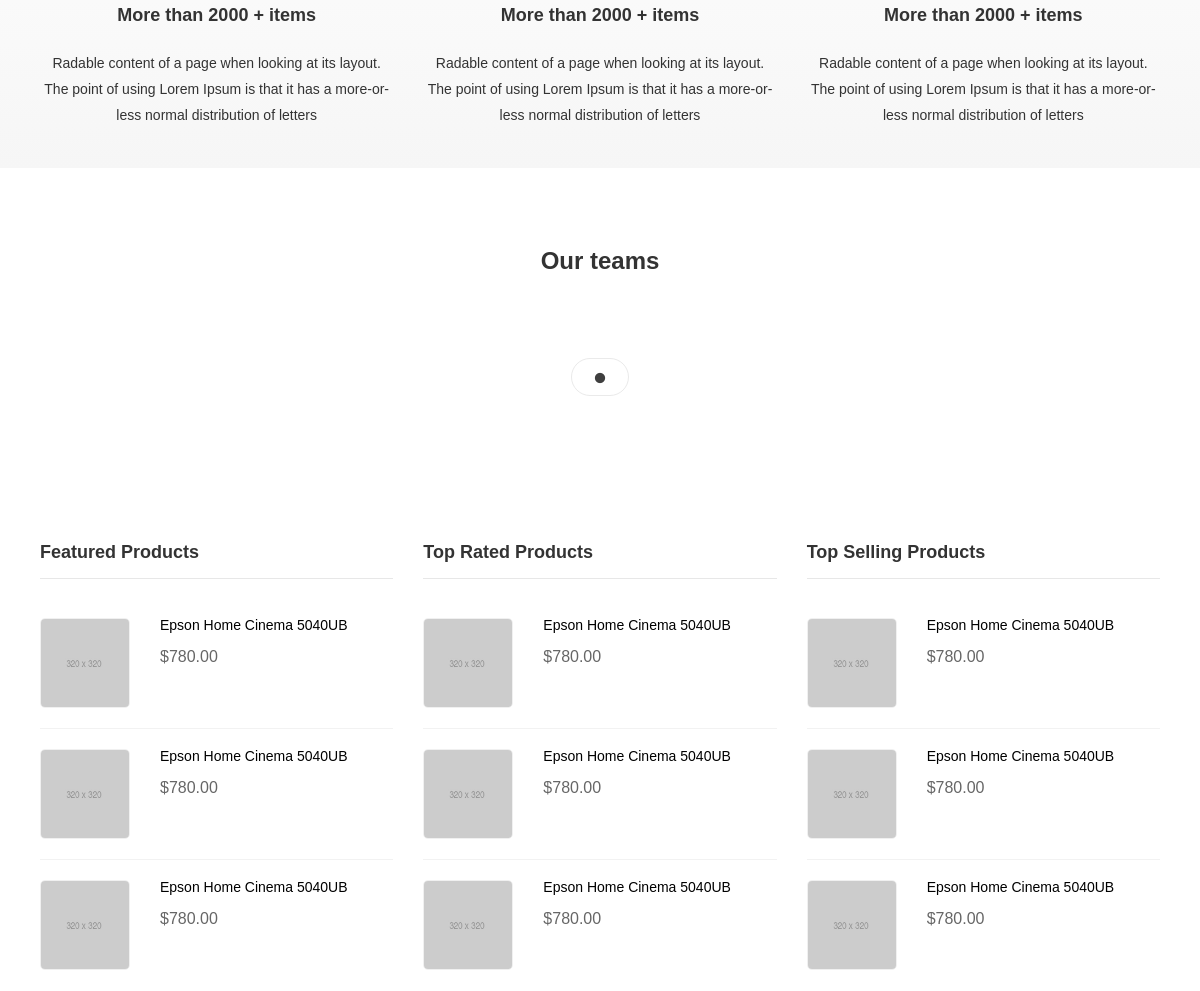
Page /about/ (middle part) on the earlier database version.
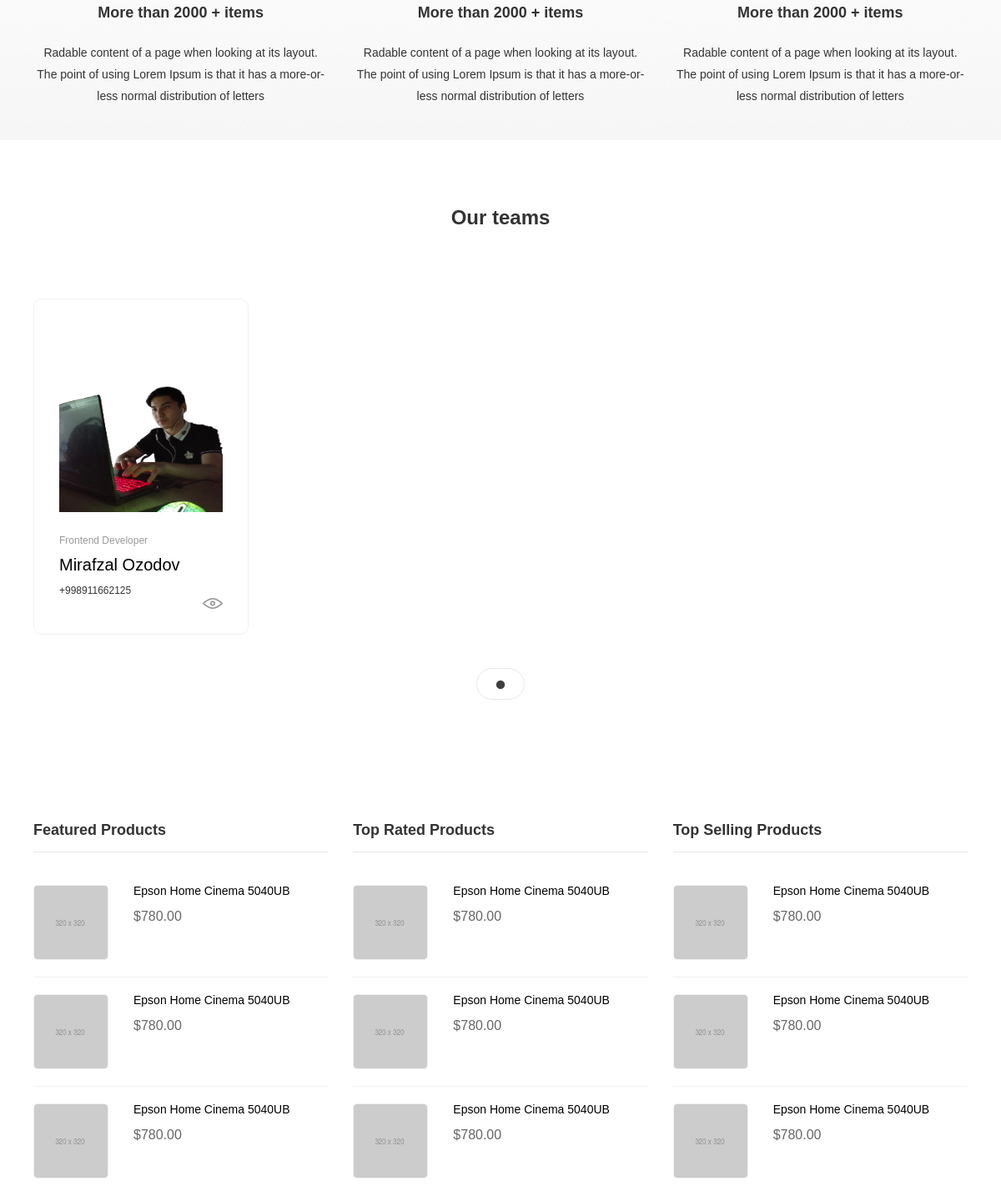
Same page on the later database version.
### about/models.py (models this page shows, shortened)
class CompanyMemberModel (models.Model):
    image = models.ImageField(name='image', upload_to='about/')
    job = models.CharField(name='job', blank=True, max_length=20)
    phone = models.CharField(name='phone', blank=True, max_length=25)
    email = models.EmailField(name='email', blank=True, max_length=30)
    block = models.BooleanField(name='block', blank=True, default=True)
    last_name = models.CharField(name='last_name', blank=True, max_length=30)
    first_name = models.CharField(name='first_name', blank=True, max_length=40)
    created_at = models.DateTimeField(name='created_at', blank=True, auto_now=True)
    def get_req (self):
        return self

### about/views.py (the view)
# urls.py: path('', UserAboutView.as_view(), name='about'),
class UserAboutView (ListView):
    model = CompanyFileModel
    template_name = 'user/about.html'
    def get (self, request: HttpRequest, *args: Any, **kwargs: Any) -> HttpResponse:
        companyFiles = CompanyFileModel.objects.all()
        companyMembers = CompanyMemberModel.objects.all()
        CFL = []
        CML = []
        for i in companyFiles:
            CFL.append(CompanyFileModel.get_req(i))
        for i in companyMembers:
            CML.append(CompanyMemberModel.get_req(i))
        return render(request, self.template_name, {'files': CFL, 'members': CML})

### templates/user/about.html (shortened to what the changed rows need)
{% extends 'user/base.html' %}
{% load static %}
{% block content %}
<div class="wrappage">
    <div class="aboutus">
        <div class="about-content">
            <div class="container container-240">
                <div class="team">
                    <h1 class="about-title v3 spc text-center">Our teams</h1>
                    <div class="releases v2" style="padding-top: 0;">
                        <div class="tab-content">
                            <div id="tv2" class="tab-pane fade in active">
                                <div class="js-multiple-row2">
                                    {% for member in members %}
                                    <div class="product-item">
                                        <div class="pd-bd product-inner">
                                            <div class="product-img">
                                                <a href="#">
                                                    <img src="{{ member.image.url }}" alt=""
                                                        class="img-reponsive" width="225px" height="225px">
                                                </a>
                                            </div>
                                            <div class="product-info">
                                                <div class="color-group"></div>
                                                <div class="element-list element-list-middle">
                                                    <p class="product-cate">{{member.job}}</p>
                                                    <h3 class="product-title">
                                                        <a href="#" style="font-size: 20px;">{{member.first_name}} {{member.last_name}}</a>
                                                    </h3>
                                                    <p style="font-size: 12px;">{{member.phone}}</p>
                                                    <div class="product-bottom">
                                                        <a href="#" class="btn-icon btn-view">
                                                            <span class="icon-bg icon-view"></span>
                                                        </a>
                                                    </div>
                                                </div>
                                            </div>
                                        </div>
                                    </div>
                                    {% endfor %}
                                </div>
                            </div>
                        </div>
                    </div>
                </div>
            </div>
        </div>
    </div>
</div>
{% endblock %}

Differences in the rows shown:
added CompanyMemberModel: image (picture), job "Frontend Developer", first_name "Mirafzal", last_name "Ozodov", phone "+998911662125"
